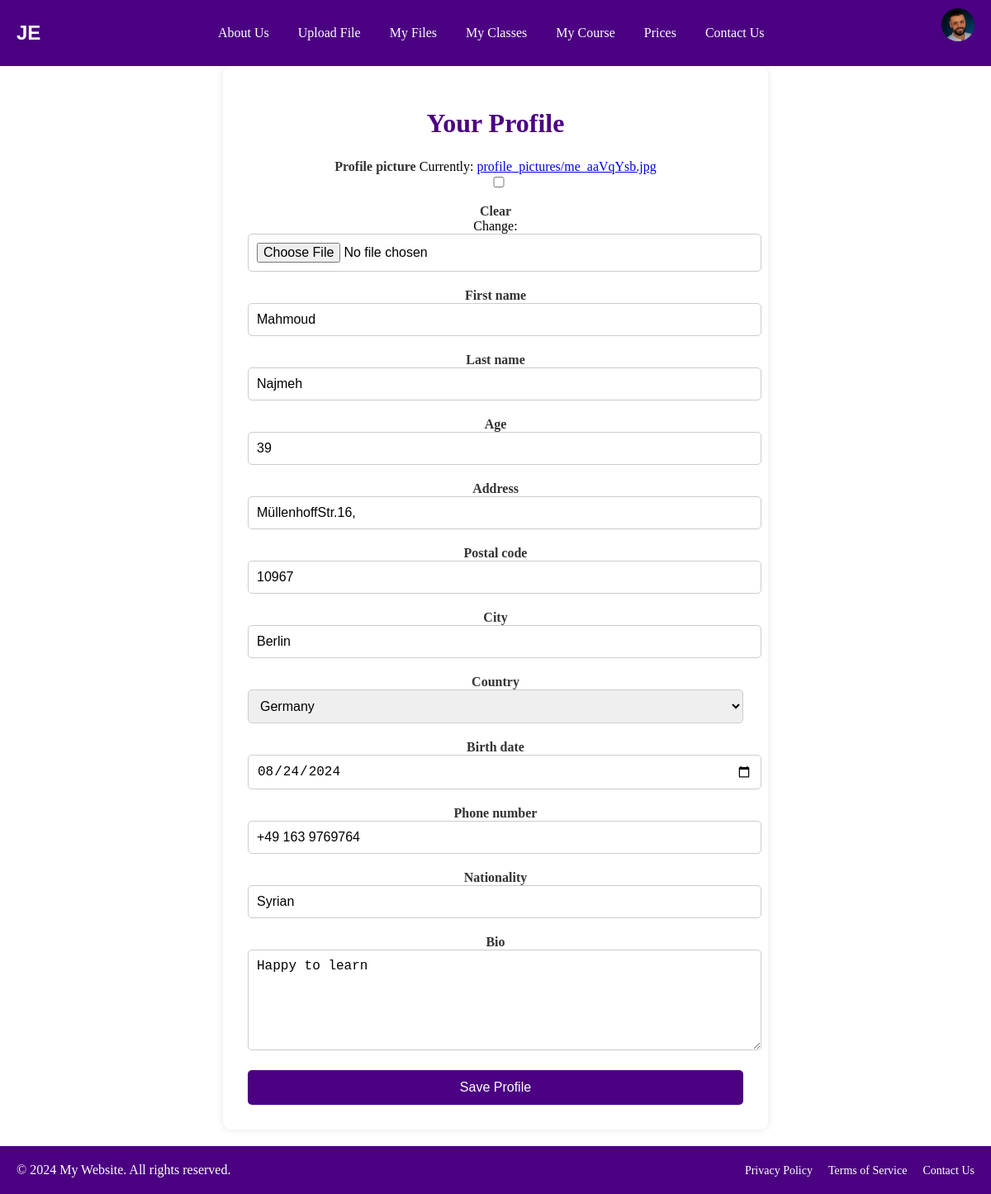
/profile/ (signed in), run on the app's committed database.
### learning/models.py (models this page shows, shortened)
class Profile(models.Model):
    user = models.OneToOneField(User, on_delete=models.CASCADE)
    profile_picture = models.ImageField(upload_to='profile_pictures/', blank=True, null=True)
    first_name = models.CharField(max_length=30, blank=True)
    last_name = models.CharField(max_length=30, blank=True)
    age = models.IntegerField(blank=True, null=True)
    address = models.CharField(max_length=255, blank=True)
    postal_code = models.CharField(max_length=20, blank=True)
    city = models.CharField(max_length=100, blank=True)
    country = CountryField(blank=True)
    birth_date = models.DateField(blank=True, null=True)
    phone_number = models.CharField(max_length=15, blank=True)
    nationality = models.CharField(max_length=50, blank=True)
    bio = models.TextField(max_length=500, blank=True)

### learning/views.py (the view)
# urls.py: path('profile/', views.profile, name='profile'),
@login_required
def profile(request):
    profile = request.user.profile
    if request.method == 'POST':
        form = ProfileForm(request.POST, request.FILES, instance=profile)
        if form.is_valid():
            form.save()
            messages.success(request, 'Profile updated successfully!')
            return redirect('view_profile')  # Redirect to 'My Profile' page after saving
    else:
        form = ProfileForm(instance=profile)
    return render(request, 'learning/profile.html', {'form': form, 'profile': profile})

### learning/forms.py
class ProfileForm(forms.ModelForm):
    class Meta:
        model = Profile
        fields = [
            'profile_picture', 'first_name', 'last_name', 'age', 'address',
            'postal_code', 'city', 'country', 'birth_date',
            'phone_number', 'nationality', 'bio'
        ]
        widgets = {
            'birth_date': forms.DateInput(attrs={'type': 'date'}),
        }

### learning/templates/learning/profile.html (shortened to what this page needs)
{% extends 'base.html' %}
{% load static %}
{% block content %}
<div class="container">
    <h1>Your Profile</h1>
    <form id="profileForm" method="post" enctype="multipart/form-data" action="{% url 'save_profile' %}">
        {% for field in form %}
            <div class="form-field">
                <label for="{{ field.id_for_label }}">{{ field.label }}</label>
                {{ field }}
            </div>
        {% endfor %}
        <button type="submit">Save Profile</button>
    </form>
</div>
{% endblock %}

### learning/templates/base.html (shortened to what this page needs)
<!DOCTYPE html>
<html lang="en">
<head>
    {% load static %}
</head>
<body>
    <div class="navbar">
        <a href="{% url 'welcome' %}" class="logo">
            <span class="logo-letter">J</span><span class="logo-letter">E</span>
        </a>
        <div class="navbar-left">
            <a href="{% url 'about_us' %}">About Us</a>
            <a href="{% url 'upload_file' %}">Upload File</a>
            <a href="{% url 'list_files' %}">My Files</a>
            <a href="#">My Classes</a>
            <a href="#">My Course</a>
            <a href="#">Prices</a>
            <a href="#">Contact Us</a>
        </div>
        <div class="profile-info" onclick="toggleDropdown()">
            {% if user.is_authenticated and user.profile.profile_picture %}
                <img src="{{ user.profile.profile_picture.url }}" class="profile-picture" alt="Profile Picture">
            {% else %}
                <img src="{% static 'default_profile_picture.jpg' %}" class="profile-picture" alt="Default Profile Picture">
            {% endif %}
        </div>
    </div>
    <div class="content-wrapper">
        <div class="content">
            {% block content %}
            {% endblock %}
        </div>
    </div>
    <footer class="footer">
        <div class="footer-content">
            <div class="footer-left">
                <p>&copy; 2024 My Website. All rights reserved.</p>
            </div>
            <div class="footer-right">
                <a href="#">Privacy Policy</a>
                <a href="#">Terms of Service</a>
                <a href="#">Contact Us</a>
            </div>
        </div>
    </footer>
</body>
</html>

### learning/templates/base.html (style rules this page uses)
html, body { height: 100%; margin: 0; display: flex; flex-direction: column; }
.content-wrapper { flex: 1; display: flex; flex-direction: column; justify-content: space-between; }
.navbar { background-color: #4b0082; color: white; padding: 10px 20px; display: flex; justify-content: space-between; align-items: center; position: fixed; top: 0; left: 0; right: 0; z-index: 1000; }
.navbar-left { display: flex; gap: 15px; }
.navbar-left a { color: white; text-decoration: none; font-size: 16px; padding: 10px; transition: background-color 0.3s, transform 0.3s; }
.profile-info { position: relative; display: flex; align-items: center; cursor: pointer; }
.profile-info img.profile-picture { border-radius: 50%; width: 40px; height: 40px; }
.logo { font-family: Arial, sans-serif; font-size: 24px; font-weight: bold; text-transform: uppercase; color: white; cursor: pointer; transition: transform 0.3s; }
.logo span { display: inline-block; transition: color 0.5s; }
.logo-letter:first-child { color: white; }
.logo-letter:last-child { color: white; }
.container { background-color: #fff; padding: 30px; border-radius: 10px; box-shadow: 0 0 10px rgba(0, 0, 0, 0.1); width: 100%; max-width: 600px; margin: 20px auto; text-align: center; }
h1 { color: #4b0082; margin-bottom: 25px; }
form { display: flex; flex-direction: column; }
form label { margin-bottom: 5px; color: #333; font-weight: bold; text-align: left; }
form input, form select, form textarea { padding: 10px; margin-bottom: 20px; border: 1px solid #ccc; border-radius: 5px; font-size: 16px; width: 100%; }
form textarea { height: 100px; }
button { background-color: #4b0082; color: white; padding: 12px; border: none; border-radius: 5px; cursor: pointer; font-size: 16px; }
img.profile-picture { border-radius: 50%; width: 150px; height: 150px; margin-bottom: 20px; }
.footer { background-color: #4b0082; color: white; padding: 20px 0; text-align: center; width: 100%; position: relative; bottom: 0; }
.footer-content { display: flex; justify-content: space-between; align-items: center; max-width: 1200px; margin: 0 auto; padding: 0 20px; }
.footer-left p { margin: 0; }
.footer-right a { color: white; text-decoration: none; margin-left: 15px; font-size: 14px; transition: color 0.3s; }
.content { padding-top: 60px; flex: 1; display: flex; flex-direction: column; justify-content: space-between; }

### data on the page
Profile: form "Mahmoud" "Najmeh" "39" "MüllenhoffStr.16," "10967" "Berlin" "Germany" "08/24/2024" "+49 163 9769764" "Syrian" "Happy to learn"

### other printed values
{{ field.label }} "Profile picture" "First name" "Last name" "Age" "Address" "Postal code" "City" "Country" "Birth date" "Phone number" "Nationality" "Bio"
